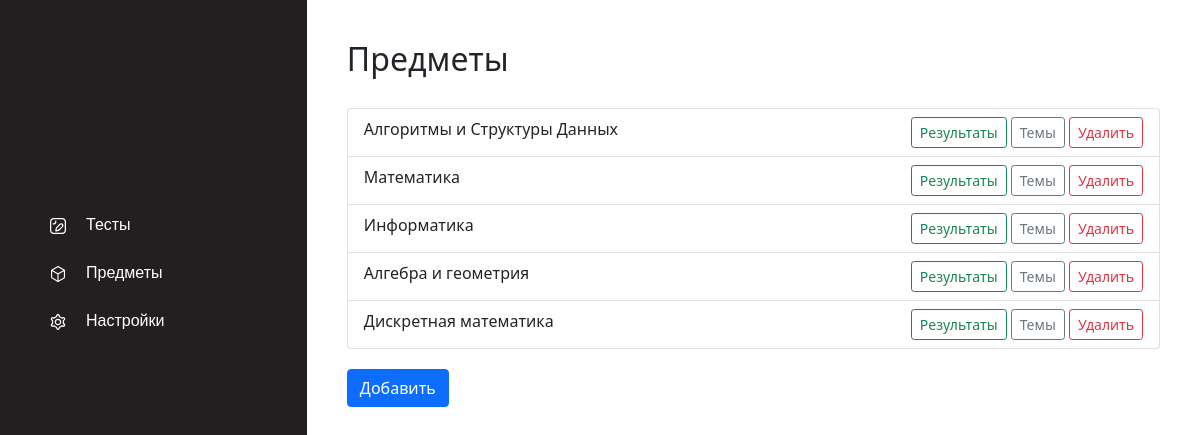
/subjects/ (signed in), run on the app's committed database.
### tests/models.py (models this page shows)
class Subject(models.Model):
    name = models.CharField(max_length=50)

### results/views.py (the view)
# urls.py: path('', views.show_subjects, name='show tests'),
@login_required(login_url='/account/auth/', redirect_field_name='')
def show_subjects(request):
    return render(request, 'subjects/subjects.html', {'data': Subject.objects.all()})

### templates/subjects/subjects.html (shortened to what this page needs)
{% extends "tests/../base.html" %}
{% block content %}
    <h2 style="margin-bottom: 30px">Предметы</h2>
    <ul class="list-group">
    {% for subject in data %}
        <li class="list-group-item">
            <div class="row justify-content-between">
                <div class="col-auto">{{ subject.name }}</div>
                <div class="col-auto">
                    <a href="results/?subject={{ subject.id }}"><button type="button" class="btn btn-outline-success btn-sm">Результаты</button></a>
                    <a href="topics/?subject={{ subject.id }}"><button type="button" class="btn btn-outline-secondary btn-sm">Темы</button></a>
                    <a href="remove/?subject={{ subject.id }}"><button type="button" class="btn btn-outline-danger btn-sm">Удалить</button></a>
                </div>
            </div>
        </li>
    {% endfor %}
    </ul>
    <button type="button" class="btn btn-primary" data-bs-toggle="modal" data-bs-target="#exampleModal" style="margin-top: 20px">Добавить</button>
{% endblock content %}

### tests/static/css/base.css (style rules this page uses)
html, body { height: 100%; }

### data on the page
Subject: name "Алгоритмы и Структуры Данных"
Subject: name "Математика"
Subject: name "Информатика"
Subject: name "Алгебра и геометрия"
Subject: name "Дискретная математика"
